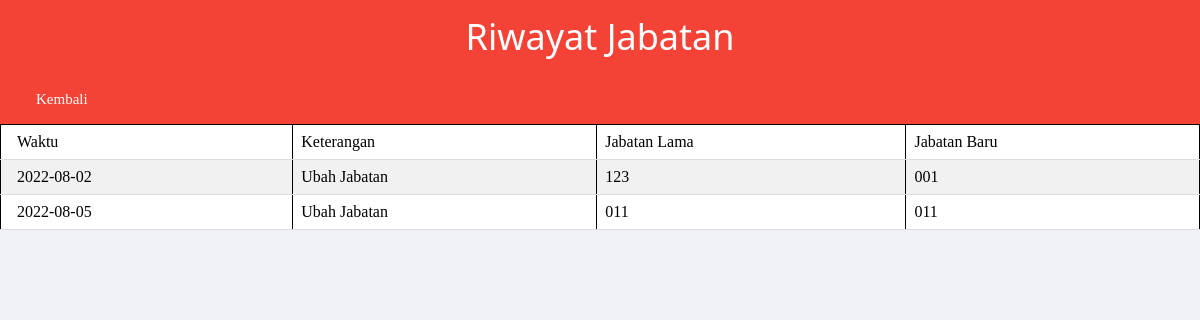
The page /Log/log_jabatan.php on the database its author committed.
### tables this page shows
CREATE TABLE `log_jabatan` (
  `waktu` date DEFAULT NULL,
  `keterangan` varchar(20) NOT NULL,
  `jabatan_lama` varchar(30) NOT NULL,
  `jabatan_baru` varchar(30) NOT NULL
);

### Log/log_jabatan.php (the view, shortened to what this page needs)
<html>
	<head>
		<link rel="stylesheet" href="../w3.css">
		<link rel="stylesheet" href="../style.css">
	</head>
<body>
	<?php
		require_once '../connect.php';
		$sql="SELECT * FROM log_jabatan";
		$result=$conn->query($sql);
	?>
	<div class="w3-container w3-center w3-card-4 w3-red">
		<h1>Riwayat Jabatan</h1>
		<div class="menu w3-left">
			<ul>
				<li><a class="w3-hover-dark-grey w3-red" href="../index.php">Kembali</a></li>
			</ul>
		</div>
	</div>
	<table border="1" class="w3-table-all w3-border-black">
		<tr>
			<td>Waktu</td>
			<td>Keterangan</td>
			<td>Jabatan Lama</td>
			<td>Jabatan Baru</td>
		</tr>
	<?php while ($tp=$result->fetch_assoc()): ?>
		<tr>
			<td><?=$tp['waktu'] ?></td>
			<td><?=$tp['keterangan'] ?></td>
			<td><?=$tp['jabatan_lama'] ?></td>
			<td><?=$tp['jabatan_baru'] ?></td>
		</tr>
	<?php endWhile; ?>
	</table>
</body>
</html>

### w3.css (style rules this page uses)
*,*:before,*:after { box-sizing:inherit }
html { -ms-text-size-adjust:100%;-webkit-text-size-adjust:100% }
body { margin:0 }
a { background-color:transparent }
html,body { font-family:Verdana,sans-serif;font-size:15px;line-height:1.5 }
html { overflow-x:hidden }
h1 { font-size:36px }
h1,h2,h3,h4,h5,h6 { font-family:"Segoe UI",Arial,sans-serif;font-weight:400;margin:10px 0 }
a { color:inherit }
.w3-table,.w3-table-all { border-collapse:collapse;border-spacing:0;width:100%;display:table }
.w3-table-all { border:1px solid #ccc }
.w3-bordered tr,.w3-table-all tr { border-bottom:1px solid #ddd }
.w3-table-all tr:nth-child(odd) { background-color:#fff }
.w3-table-all tr:nth-child(even) { background-color:#f1f1f1 }
.w3-table td,.w3-table th,.w3-table-all td,.w3-table-all th { padding:8px 8px;display:table-cell;text-align:left;vertical-align:top }
.w3-table th:first-child,.w3-table td:first-child,.w3-table-all th:first-child,.w3-table-all td:first-child { padding-left:16px }
.w3-container:after,.w3-container:before,.w3-panel:after,.w3-panel:before,.w3-row:after,.w3-row:before,.w3-row-padding:after,.w3-row-padding:before, .w3-cell-row:before,.w3-cell-row:after,.w3-clear:after,.w3-clear:before,.w3-bar:before,.w3-bar:after { content:"";display:table;clear:both }
.w3-container,.w3-panel { padding:0.01em 16px }
.w3-card-4,.w3-hover-shadow:hover { box-shadow:0 4px 10px 0 rgba(0,0,0,0.2),0 4px 20px 0 rgba(0,0,0,0.19) }
.w3-center { text-align:center!important }
.w3-left { float:left!important }
.w3-red,.w3-hover-red:hover { color:#fff!important;background-color:#f44336!important }
.w3-border-black,.w3-hover-border-black:hover { border-color:#000!important }

### style.css (style rules this page uses)
body { margin: 0; background: #eff2f7; font-family: 'Product Sans'; }
a { text-decoration: none; color: #353535; display: block; transition: 0.3s; }
.menu { display: inline-block; }
.menu ul { list-style: none; padding: 0; margin: 0; }
.menu ul li { display: inline-block; }
.menu ul li a { padding: 0 20px; display: block; line-height: 50px; }

### rows shown on the page
log_jabatan: waktu "2022-08-02", keterangan "Ubah Jabatan", jabatan_lama "123", jabatan_baru "001"
log_jabatan: waktu "2022-08-05", keterangan "Ubah Jabatan", jabatan_lama "011", jabatan_baru "011"
